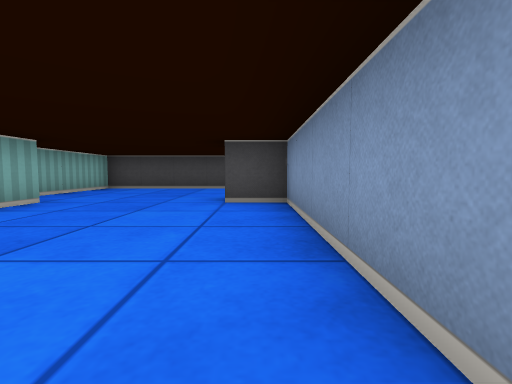
View 1 (above)

16 first-person views from a walk through a cub3D level. The camera is about half as high as the walls, tilts 4° down and sees 85° across. The floor is counted in squares. Each view is taken from the middle of a square. On the plan, view 1 faces up. The plan holds only what a view shows up to about 9 squares ahead; the rest is blank.

View 2
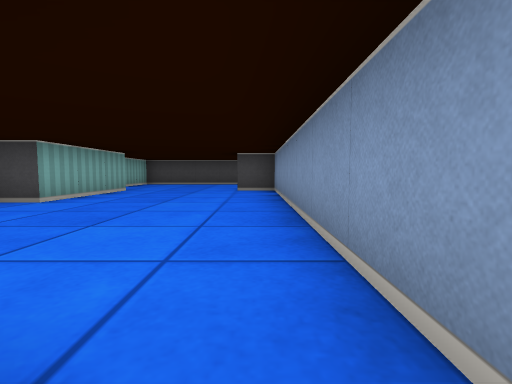

View 3
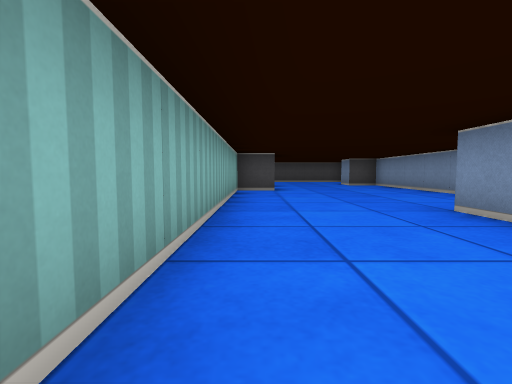

View 4
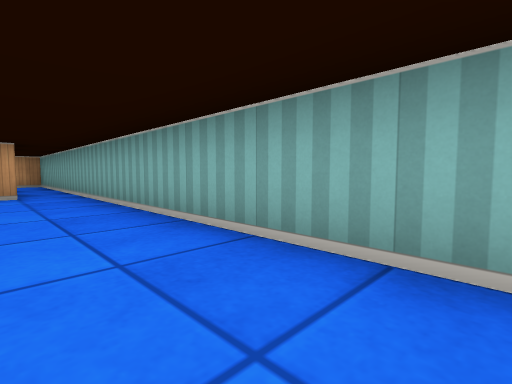

View 5
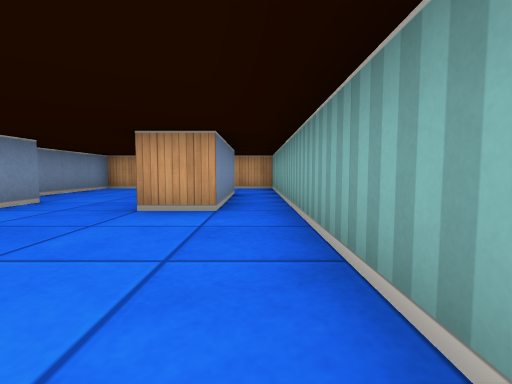

View 6
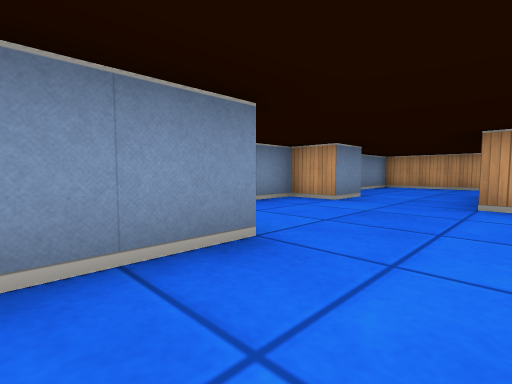

View 7
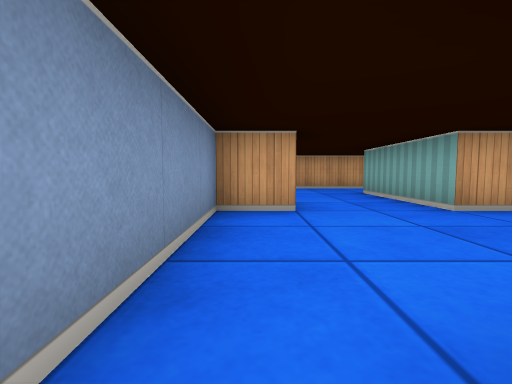

View 8
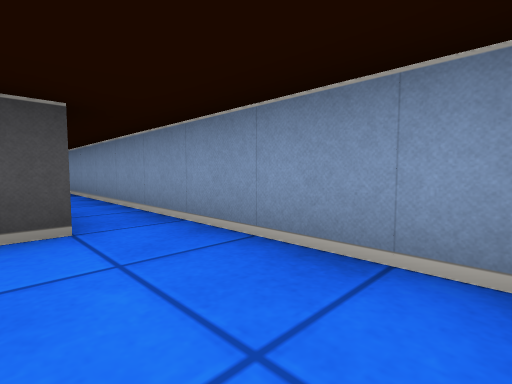

View 9
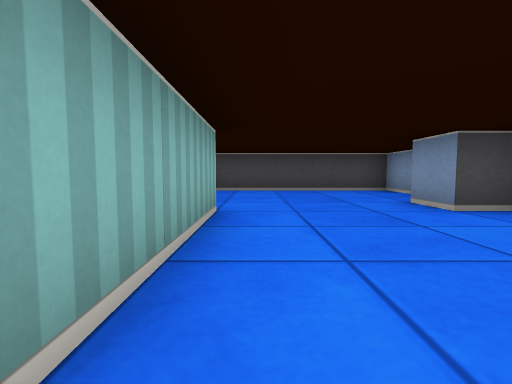

View 10
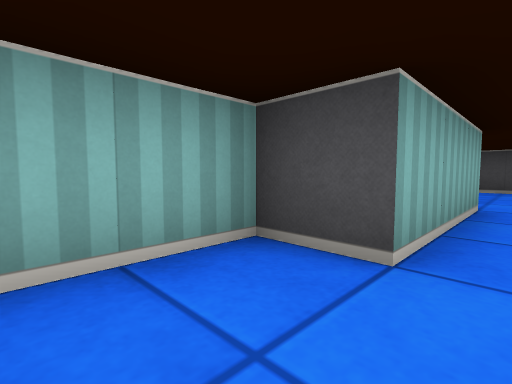

View 11
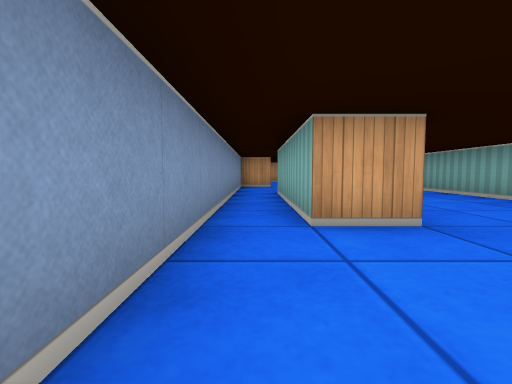

View 12
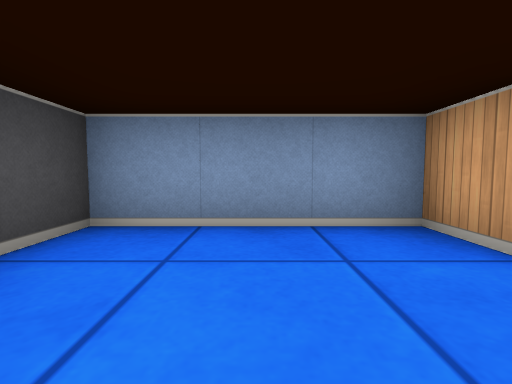

View 13
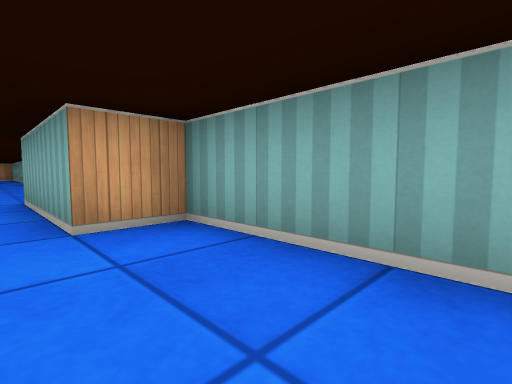

View 14
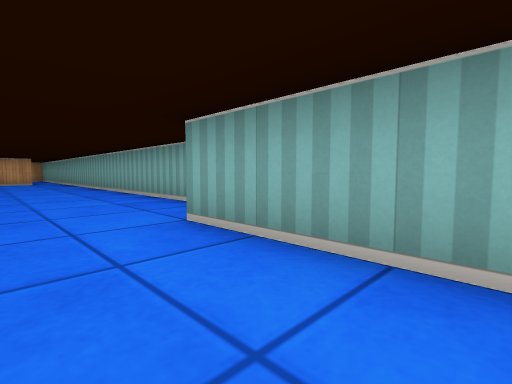

View 15
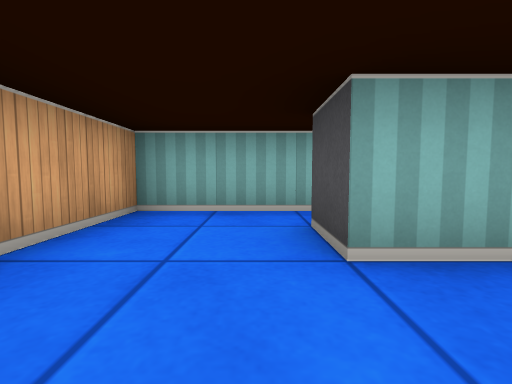

View 16
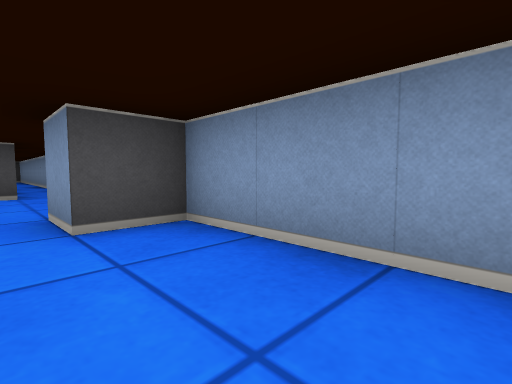

### Floor plan
Points are (right, up) in squares from view 1. A wall is a line through its corners. A room is listed if a view was taken in it or the views show most of it. See-through windows are left out.
Room 1 (views 1, 2, 3, 4, 5, 6, 7, 8, 9, 10, 11, 12, 13, 14, 15, 16)
walls: (-1.5, -3.4) (-1.5, -2.5) (-0.5, -2.5) (-0.5, -6.5) (-1, -6.5); (-1.5, -6.5) (-1.5, -5); (-3.5, 1.5) (-4.5, 1.5) (-4.5, -14.5) (0.5, -14.5) (0.5, -10.5) (-0.5, -10.5) (-0.5, -9.5) (0.5, -9.5) (0.5, 4.5) (-0.5, 4.5) (-0.5, 5.5) (0.5, 5.5) (0.5, 8.5) (-4.5, 8.5) (-4.5, 4.5) (-3.5, 4.5) (-3.5, 1.5); (-2.5, -9.5) (-2.5, -12.5) (-3.5, -12.5) (-3.5, -9.5) (-2.5, -9.5)

Positions as (right, up) in squares from view 1, and headings:
1: (0, 0), facing up
2: (0, -3), facing up
3: (-4, -6), facing up
4: (-3, -3), facing down-left
5: (-4, -6), facing down
6: (-3, -5), facing down-right
7: (0, -6), facing down
8: (-1, -9), facing up-right
9: (-3, 1), facing up
10: (-3, 0), facing up-left
11: (0, 0), facing down
12: (-2, 7), facing right
13: (-3, 7), facing down-left
14: (-2, 4), facing down-left
15: (-1, -13), facing left
16: (-1, -13), facing up-right
